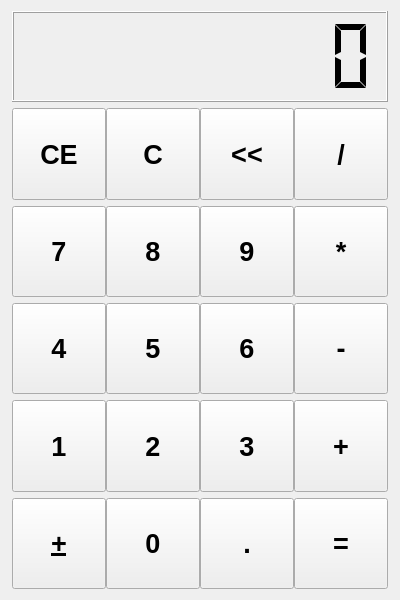
<?xml version="1.0" encoding="UTF-8"?>
<ui version="4.0">
 <class>MyWidget</class>
 <widget class="QWidget" name="MyWidget">
  <property name="geometry">
   <rect>
    <x>0</x>
    <y>0</y>
    <width>400</width>
    <height>600</height>
   </rect>
  </property>
  <property name="sizePolicy">
   <sizepolicy hsizetype="Expanding" vsizetype="Preferred">
    <horstretch>0</horstretch>
    <verstretch>0</verstretch>
   </sizepolicy>
  </property>
  <property name="windowTitle">
   <string>Calculator</string>
  </property>
  <property name="toolTipDuration">
   <number>0</number>
  </property>
  <layout class="QVBoxLayout" name="verticalLayout">
   <property name="leftMargin">
    <number>12</number>
   </property>
   <property name="rightMargin">
    <number>12</number>
   </property>
   <item>
    <widget class="QLCDNumber" name="lcdNumber">
     <property name="mouseTracking">
      <bool>false</bool>
     </property>
     <property name="smallDecimalPoint">
      <bool>true</bool>
     </property>
     <property name="digitCount">
      <number>8</number>
     </property>
     <property name="segmentStyle">
      <enum>QLCDNumber::Flat</enum>
     </property>
    </widget>
   </item>
   <item>
    <widget class="QWidget" name="widget1" native="true">
     <property name="autoFillBackground">
      <bool>false</bool>
     </property>
     <layout class="QHBoxLayout" name="horizontalLayout">
      <property name="spacing">
       <number>0</number>
      </property>
      <property name="sizeConstraint">
       <enum>QLayout::SetDefaultConstraint</enum>
      </property>
      <property name="leftMargin">
       <number>0</number>
      </property>
      <property name="topMargin">
       <number>0</number>
      </property>
      <property name="rightMargin">
       <number>0</number>
      </property>
      <property name="bottomMargin">
       <number>0</number>
      </property>
      <item>
       <widget class="QPushButton" name="pushButtonCe">
        <property name="sizePolicy">
         <sizepolicy hsizetype="Preferred" vsizetype="Preferred">
          <horstretch>0</horstretch>
          <verstretch>0</verstretch>
         </sizepolicy>
        </property>
        <property name="font">
         <font>
          <pointsize>20</pointsize>
          <weight>75</weight>
          <bold>true</bold>
          <stylestrategy>PreferAntialias</stylestrategy>
         </font>
        </property>
        <property name="text">
         <string>CE</string>
        </property>
       </widget>
      </item>
      <item>
       <widget class="QPushButton" name="pushButtonC">
        <property name="sizePolicy">
         <sizepolicy hsizetype="Preferred" vsizetype="Preferred">
          <horstretch>0</horstretch>
          <verstretch>0</verstretch>
         </sizepolicy>
        </property>
        <property name="font">
         <font>
          <pointsize>20</pointsize>
          <weight>75</weight>
          <bold>true</bold>
          <stylestrategy>PreferAntialias</stylestrategy>
         </font>
        </property>
        <property name="text">
         <string>C</string>
        </property>
       </widget>
      </item>
      <item>
       <widget class="QPushButton" name="pushButtonDe">
        <property name="sizePolicy">
         <sizepolicy hsizetype="Preferred" vsizetype="Preferred">
          <horstretch>0</horstretch>
          <verstretch>0</verstretch>
         </sizepolicy>
        </property>
        <property name="font">
         <font>
          <pointsize>20</pointsize>
          <weight>75</weight>
          <bold>true</bold>
          <strikeout>false</strikeout>
          <stylestrategy>PreferAntialias</stylestrategy>
         </font>
        </property>
        <property name="text">
         <string>&lt;&lt;</string>
        </property>
       </widget>
      </item>
      <item>
       <widget class="QPushButton" name="pushButtonChu">
        <property name="sizePolicy">
         <sizepolicy hsizetype="Preferred" vsizetype="Preferred">
          <horstretch>0</horstretch>
          <verstretch>0</verstretch>
         </sizepolicy>
        </property>
        <property name="font">
         <font>
          <pointsize>20</pointsize>
          <weight>75</weight>
          <bold>true</bold>
          <stylestrategy>PreferAntialias</stylestrategy>
         </font>
        </property>
        <property name="text">
         <string>/</string>
        </property>
        <property name="autoDefault">
         <bool>false</bool>
        </property>
        <property name="default">
         <bool>false</bool>
        </property>
        <property name="flat">
         <bool>false</bool>
        </property>
       </widget>
      </item>
     </layout>
    </widget>
   </item>
   <item>
    <widget class="QWidget" name="widget2" native="true">
     <property name="sizePolicy">
      <sizepolicy hsizetype="Preferred" vsizetype="Preferred">
       <horstretch>0</horstretch>
       <verstretch>0</verstretch>
      </sizepolicy>
     </property>
     <layout class="QHBoxLayout" name="horizontalLayout_2">
      <property name="spacing">
       <number>0</number>
      </property>
      <property name="leftMargin">
       <number>0</number>
      </property>
      <property name="topMargin">
       <number>0</number>
      </property>
      <property name="rightMargin">
       <number>0</number>
      </property>
      <property name="bottomMargin">
       <number>0</number>
      </property>
      <item>
       <widget class="QPushButton" name="pushButton7">
        <property name="sizePolicy">
         <sizepolicy hsizetype="Preferred" vsizetype="Preferred">
          <horstretch>0</horstretch>
          <verstretch>0</verstretch>
         </sizepolicy>
        </property>
        <property name="font">
         <font>
          <pointsize>20</pointsize>
          <weight>75</weight>
          <bold>true</bold>
          <stylestrategy>PreferAntialias</stylestrategy>
         </font>
        </property>
        <property name="text">
         <string>7</string>
        </property>
       </widget>
      </item>
      <item>
       <widget class="QPushButton" name="pushButton8">
        <property name="sizePolicy">
         <sizepolicy hsizetype="Preferred" vsizetype="Preferred">
          <horstretch>0</horstretch>
          <verstretch>0</verstretch>
         </sizepolicy>
        </property>
        <property name="font">
         <font>
          <pointsize>20</pointsize>
          <weight>75</weight>
          <bold>true</bold>
          <stylestrategy>PreferAntialias</stylestrategy>
         </font>
        </property>
        <property name="text">
         <string>8</string>
        </property>
       </widget>
      </item>
      <item>
       <widget class="QPushButton" name="pushButton9">
        <property name="sizePolicy">
         <sizepolicy hsizetype="Preferred" vsizetype="Preferred">
          <horstretch>0</horstretch>
          <verstretch>0</verstretch>
         </sizepolicy>
        </property>
        <property name="font">
         <font>
          <pointsize>20</pointsize>
          <weight>75</weight>
          <bold>true</bold>
          <stylestrategy>PreferAntialias</stylestrategy>
         </font>
        </property>
        <property name="text">
         <string>9</string>
        </property>
       </widget>
      </item>
      <item>
       <widget class="QPushButton" name="pushButtonChen">
        <property name="sizePolicy">
         <sizepolicy hsizetype="Preferred" vsizetype="Preferred">
          <horstretch>0</horstretch>
          <verstretch>0</verstretch>
         </sizepolicy>
        </property>
        <property name="font">
         <font>
          <pointsize>20</pointsize>
          <weight>75</weight>
          <bold>true</bold>
          <stylestrategy>PreferAntialias</stylestrategy>
         </font>
        </property>
        <property name="text">
         <string>*</string>
        </property>
       </widget>
      </item>
     </layout>
    </widget>
   </item>
   <item>
    <widget class="QWidget" name="widget3" native="true">
     <layout class="QHBoxLayout" name="horizontalLayout_3">
      <property name="spacing">
       <number>0</number>
      </property>
      <property name="leftMargin">
       <number>0</number>
      </property>
      <property name="topMargin">
       <number>0</number>
      </property>
      <property name="rightMargin">
       <number>0</number>
      </property>
      <property name="bottomMargin">
       <number>0</number>
      </property>
      <item>
       <widget class="QPushButton" name="pushButton4">
        <property name="sizePolicy">
         <sizepolicy hsizetype="Preferred" vsizetype="Preferred">
          <horstretch>0</horstretch>
          <verstretch>0</verstretch>
         </sizepolicy>
        </property>
        <property name="font">
         <font>
          <pointsize>20</pointsize>
          <weight>75</weight>
          <bold>true</bold>
          <stylestrategy>PreferAntialias</stylestrategy>
         </font>
        </property>
        <property name="text">
         <string>4</string>
        </property>
       </widget>
      </item>
      <item>
       <widget class="QPushButton" name="pushButton5">
        <property name="sizePolicy">
         <sizepolicy hsizetype="Preferred" vsizetype="Preferred">
          <horstretch>0</horstretch>
          <verstretch>0</verstretch>
         </sizepolicy>
        </property>
        <property name="font">
         <font>
          <pointsize>20</pointsize>
          <weight>75</weight>
          <bold>true</bold>
          <stylestrategy>PreferAntialias</stylestrategy>
         </font>
        </property>
        <property name="text">
         <string>5</string>
        </property>
       </widget>
      </item>
      <item>
       <widget class="QPushButton" name="pushButton6">
        <property name="sizePolicy">
         <sizepolicy hsizetype="Preferred" vsizetype="Preferred">
          <horstretch>0</horstretch>
          <verstretch>0</verstretch>
         </sizepolicy>
        </property>
        <property name="font">
         <font>
          <pointsize>20</pointsize>
          <weight>75</weight>
          <bold>true</bold>
          <stylestrategy>PreferAntialias</stylestrategy>
         </font>
        </property>
        <property name="text">
         <string>6</string>
        </property>
       </widget>
      </item>
      <item>
       <widget class="QPushButton" name="pushButtonJian">
        <property name="sizePolicy">
         <sizepolicy hsizetype="Preferred" vsizetype="Preferred">
          <horstretch>0</horstretch>
          <verstretch>0</verstretch>
         </sizepolicy>
        </property>
        <property name="font">
         <font>
          <pointsize>20</pointsize>
          <weight>75</weight>
          <bold>true</bold>
          <stylestrategy>PreferAntialias</stylestrategy>
         </font>
        </property>
        <property name="text">
         <string>-</string>
        </property>
       </widget>
      </item>
     </layout>
    </widget>
   </item>
   <item>
    <widget class="QWidget" name="widget4" native="true">
     <layout class="QHBoxLayout" name="horizontalLayout_4">
      <property name="spacing">
       <number>0</number>
      </property>
      <property name="leftMargin">
       <number>0</number>
      </property>
      <property name="topMargin">
       <number>0</number>
      </property>
      <property name="rightMargin">
       <number>0</number>
      </property>
      <property name="bottomMargin">
       <number>0</number>
      </property>
      <item>
       <widget class="QPushButton" name="pushButton1">
        <property name="sizePolicy">
         <sizepolicy hsizetype="Preferred" vsizetype="Preferred">
          <horstretch>0</horstretch>
          <verstretch>0</verstretch>
         </sizepolicy>
        </property>
        <property name="font">
         <font>
          <pointsize>20</pointsize>
          <weight>75</weight>
          <bold>true</bold>
          <stylestrategy>PreferAntialias</stylestrategy>
         </font>
        </property>
        <property name="text">
         <string>1</string>
        </property>
       </widget>
      </item>
      <item>
       <widget class="QPushButton" name="pushButton2">
        <property name="sizePolicy">
         <sizepolicy hsizetype="Preferred" vsizetype="Preferred">
          <horstretch>0</horstretch>
          <verstretch>0</verstretch>
         </sizepolicy>
        </property>
        <property name="font">
         <font>
          <pointsize>20</pointsize>
          <weight>75</weight>
          <bold>true</bold>
          <stylestrategy>PreferAntialias</stylestrategy>
         </font>
        </property>
        <property name="text">
         <string>2</string>
        </property>
       </widget>
      </item>
      <item>
       <widget class="QPushButton" name="pushButton3">
        <property name="sizePolicy">
         <sizepolicy hsizetype="Preferred" vsizetype="Preferred">
          <horstretch>0</horstretch>
          <verstretch>0</verstretch>
         </sizepolicy>
        </property>
        <property name="font">
         <font>
          <pointsize>20</pointsize>
          <weight>75</weight>
          <bold>true</bold>
          <stylestrategy>PreferAntialias</stylestrategy>
         </font>
        </property>
        <property name="text">
         <string>3</string>
        </property>
       </widget>
      </item>
      <item>
       <widget class="QPushButton" name="pushButtonJia">
        <property name="sizePolicy">
         <sizepolicy hsizetype="Preferred" vsizetype="Preferred">
          <horstretch>0</horstretch>
          <verstretch>0</verstretch>
         </sizepolicy>
        </property>
        <property name="font">
         <font>
          <pointsize>20</pointsize>
          <weight>75</weight>
          <bold>true</bold>
          <stylestrategy>PreferAntialias</stylestrategy>
         </font>
        </property>
        <property name="text">
         <string>+</string>
        </property>
       </widget>
      </item>
     </layout>
    </widget>
   </item>
   <item>
    <widget class="QWidget" name="widget5" native="true">
     <layout class="QHBoxLayout" name="horizontalLayout_5">
      <property name="spacing">
       <number>0</number>
      </property>
      <property name="leftMargin">
       <number>0</number>
      </property>
      <property name="topMargin">
       <number>0</number>
      </property>
      <property name="rightMargin">
       <number>0</number>
      </property>
      <property name="bottomMargin">
       <number>0</number>
      </property>
      <item>
       <widget class="QPushButton" name="pushButtonHuan">
        <property name="sizePolicy">
         <sizepolicy hsizetype="Preferred" vsizetype="Preferred">
          <horstretch>0</horstretch>
          <verstretch>0</verstretch>
         </sizepolicy>
        </property>
        <property name="font">
         <font>
          <pointsize>20</pointsize>
          <weight>75</weight>
          <bold>true</bold>
          <underline>true</underline>
          <stylestrategy>PreferAntialias</stylestrategy>
         </font>
        </property>
        <property name="text">
         <string>+</string>
        </property>
       </widget>
      </item>
      <item>
       <widget class="QPushButton" name="pushButton0">
        <property name="sizePolicy">
         <sizepolicy hsizetype="Preferred" vsizetype="Preferred">
          <horstretch>0</horstretch>
          <verstretch>0</verstretch>
         </sizepolicy>
        </property>
        <property name="font">
         <font>
          <pointsize>20</pointsize>
          <weight>75</weight>
          <bold>true</bold>
          <stylestrategy>PreferAntialias</stylestrategy>
         </font>
        </property>
        <property name="text">
         <string>0</string>
        </property>
       </widget>
      </item>
      <item>
       <widget class="QPushButton" name="pushButtonDian">
        <property name="sizePolicy">
         <sizepolicy hsizetype="Preferred" vsizetype="Preferred">
          <horstretch>0</horstretch>
          <verstretch>0</verstretch>
         </sizepolicy>
        </property>
        <property name="font">
         <font>
          <pointsize>20</pointsize>
          <weight>75</weight>
          <bold>true</bold>
          <stylestrategy>PreferAntialias</stylestrategy>
         </font>
        </property>
        <property name="text">
         <string>.</string>
        </property>
       </widget>
      </item>
      <item>
       <widget class="QPushButton" name="pushButtonDenyu">
        <property name="sizePolicy">
         <sizepolicy hsizetype="Preferred" vsizetype="Preferred">
          <horstretch>0</horstretch>
          <verstretch>0</verstretch>
         </sizepolicy>
        </property>
        <property name="font">
         <font>
          <pointsize>20</pointsize>
          <weight>75</weight>
          <bold>true</bold>
          <stylestrategy>PreferAntialias</stylestrategy>
         </font>
        </property>
        <property name="styleSheet">
         <string notr="true"/>
        </property>
        <property name="text">
         <string>=</string>
        </property>
       </widget>
      </item>
     </layout>
    </widget>
   </item>
  </layout>
 </widget>
 <resources/>
 <connections/>
</ui>
